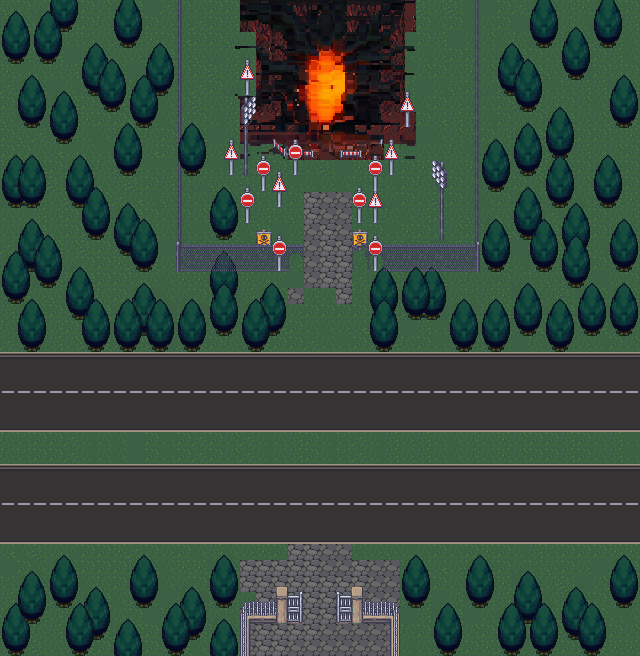

A level layout from a 2D game, rendered from its tile map. Below: a short description, then the map file with tile-grid data replaced by summaries:
An orthogonal 40x41 tile map with 16x16 px tiles, 6 tile layers (floor, walls, portal, trees, ...), 2 tilesets and 126 objects (83x death_collide, 34x player_collide, 2x car_spawn_r, 2x car_spawn_l, 2x light, ...).

<map version="1.9" tiledversion="1.9.2" orientation="orthogonal" renderorder="left-up" width="40" height="41" tilewidth="16" tileheight="16" infinite="0" nextlayerid="19" nextobjectid="198">
 <tileset firstgid="1" source="../tilesets/title_map.tsx" />
 <tileset firstgid="1601" source="../tilesets/exteriors.tsx" />
 <layer id="2" name="floor" width="40" height="41">
  <data>[1640 cells, 1640 non-empty, 42 distinct tile ids]</data>
 </layer>
 <layer id="3" name="walls" width="40" height="41">
  <data>[1640 cells, 119 non-empty, 30 distinct tile ids]</data>
 </layer>
 <layer id="1" name="portal" width="40" height="41">
  <data>[1640 cells, 141 non-empty, 121 distinct tile ids]</data>
 </layer>
 <layer id="12" name="trees" width="40" height="41">
  <data>[1640 cells, 398 non-empty, 10 distinct tile ids]</data>
 </layer>
 <layer id="15" name="fence" width="40" height="41">
  <data>[1640 cells, 80 non-empty, 29 distinct tile ids]</data>
 </layer>
 <layer id="14" name="ontop" width="40" height="41">
  <data>[1640 cells, 255 non-empty, 18 distinct tile ids]</data>
 </layer>
 <objectgroup id="16" name="objects">
  <object id="1" name="player_spawn" x="312" y="620" width="16" height="16" />
  <object id="2" name="death_collide" x="0" y="348" width="272" height="16" />
  <object id="3" name="death_collide" x="272" y="332" width="16" height="16" />
  <object id="36" name="death_collide" x="288" y="316" width="16" height="16" />
  <object id="37" name="death_collide" x="288" y="300" width="16" height="16" />
  <object id="38" name="death_collide" x="288" y="284" width="16" height="16" />
  <object id="39" name="death_collide" x="336" y="316" width="16" height="16" />
  <object id="40" name="death_collide" x="352" y="332" width="16" height="16" />
  <object id="41" name="death_collide" x="368" y="348" width="272" height="16" />
  <object id="44" name="death_collide" x="352" y="268" width="16" height="16" />
  <object id="45" name="death_collide" x="400" y="204" width="32" height="16" />
  <object id="46" name="death_collide" x="400" y="188" width="16" height="16" />
  <object id="47" name="death_collide" x="368" y="172" width="16" height="16" />
  <object id="48" name="death_collide" x="448" y="156" width="16" height="16" />
  <object id="49" name="death_collide" x="448" y="140" width="16" height="16" />
  <object id="50" name="death_collide" x="416" y="140" width="16" height="16" />
  <object id="51" name="death_collide" x="432" y="124" width="16" height="16" />
  <object id="52" name="death_collide" x="432" y="108" width="16" height="16" />
  <object id="54" name="death_collide" x="448" y="92" width="16" height="16" />
  <object id="55" name="death_collide" x="384" y="108" width="16" height="16" />
  <object id="57" name="death_collide" x="400" y="76" width="16" height="16" />
  <object id="58" name="death_collide" x="416" y="60" width="32" height="16" />
  <object id="59" name="death_collide" x="416" y="12" width="32" height="16" />
  <object id="60" name="death_collide" x="448" y="44" width="32" height="16" />
  <object id="61" name="death_collide" x="400" y="28" width="16" height="16" />
  <object id="62" name="death_collide" x="176" y="172" width="32" height="16" />
  <object id="63" name="death_collide" x="208" y="140" width="16" height="16" />
  <object id="65" name="death_collide" x="256" y="108" width="16" height="16" />
  <object id="66" name="death_collide" x="240" y="92" width="16" height="16" />
  <object id="67" name="death_collide" x="224" y="108" width="16" height="16" />
  <object id="68" name="death_collide" x="208" y="108" width="16" height="16" />
  <object id="69" name="death_collide" x="192" y="92" width="16" height="16" />
  <object id="70" name="death_collide" x="208" y="44" width="16" height="16" />
  <object id="71" name="death_collide" x="208" y="28" width="16" height="16" />
  <object id="72" name="death_collide" x="192" y="12" width="16" height="16" />
  <object id="73" name="car_spawn_r" x="0" y="460" width="16" height="16" />
  <object id="74" name="car_spawn_r" x="0" y="492" width="16" height="16" />
  <object id="75" name="car_spawn_l" x="624" y="364" width="16" height="16" />
  <object id="76" name="car_spawn_l" x="624" y="396" width="16" height="16" />
  <object id="79" name="death_collide" x="272" y="192" width="16" height="16" />
  <object id="80" name="death_collide" x="288" y="188" width="16" height="16" />
  <object id="81" name="death_collide" x="272" y="220" width="16" height="16" />
  <object id="82" name="death_collide" x="352" y="284" width="16" height="16" />
  <object id="84" name="death_collide" x="288" y="236" width="16" height="16" />
  <object id="92" name="death_collide" x="304" y="260" width="16" height="16" />
  <object id="93" name="death_collide" x="304" y="268" width="16" height="16" />
  <object id="136" name="death_collide" x="0" y="524" width="272" height="16" />
  <object id="137" name="death_collide" x="368" y="524" width="272" height="16" />
  <object id="138" name="death_collide" x="624" y="380" width="16" height="16" />
  <object id="139" name="death_collide" x="624" y="412" width="16" height="16" />
  <object id="140" name="death_collide" x="624" y="428" width="16" height="16" />
  <object id="141" name="death_collide" x="624" y="444" width="16" height="16" />
  <object id="142" name="death_collide" x="624" y="460" width="16" height="16" />
  <object id="143" name="death_collide" x="624" y="476" width="16" height="16" />
  <object id="144" name="death_collide" x="624" y="492" width="16" height="16" />
  <object id="145" name="death_collide" x="624" y="508" width="16" height="16" />
  <object id="152" name="death_collide" x="0" y="508" width="16" height="16" />
  <object id="156" name="death_collide" x="0" y="428" width="16" height="16" />
  <object id="157" name="death_collide" x="0" y="412" width="16" height="16" />
  <object id="158" name="death_collide" x="0" y="396" width="16" height="16" />
  <object id="159" name="death_collide" x="0" y="380" width="16" height="16" />
  <object id="160" name="death_collide" x="0" y="364" width="16" height="16" />
  <object id="161" name="death_collide" x="272" y="380" width="16" height="16" />
  <object id="162" name="death_collide" x="352" y="428" width="16" height="16" />
  <object id="163" name="death_collide" x="256" y="476" width="16" height="16" />
  <object id="165" name="death_collide" x="256" y="540" width="16" height="16" />
  <object id="166" name="death_collide" x="256" y="556" width="16" height="16" />
  <object id="167" name="death_collide" x="256" y="572" width="16" height="16" />
  <object id="168" name="death_collide" x="368" y="540" width="16" height="16" />
  <object id="169" name="death_collide" x="368" y="556" width="16" height="16" />
  <object id="171" name="death_collide" x="368" y="572" width="16" height="16" />
  <object id="173" name="light" x="240" y="116" width="16" height="16" />
  <object id="174" name="light" x="432" y="176" width="16" height="16" />
  <object id="175" name="death_collide" x="0" y="476" width="16" height="16" />
  <object id="176" name="death_collide" x="0" y="460" width="16" height="16" />
  <object id="177" name="death_collide" x="0" y="492" width="16" height="16" />
  <object id="178" name="death_collide" x="624" y="364" width="16" height="16" />
  <object id="179" name="death_collide" x="624" y="396" width="16" height="16" />
  <object id="180" name="death_collide" x="0" y="444" width="16" height="16" />
 </objectgroup>
 <objectgroup id="18" name="collide">
  <object id="95" name="death_collide" x="288" y="188" width="16" height="16" />
  <object id="96" name="player_collide" x="272" y="184" width="16" height="36" />
  <object id="97" name="player_collide" x="224" y="152" width="16" height="36" />
  </objectgroup>
</map>
<!-- 44 of 126 objects omitted -->
